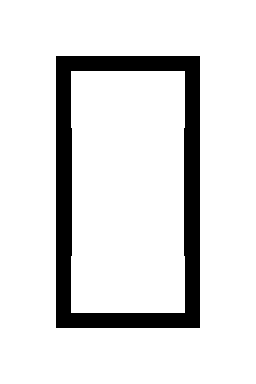

The image is a tile-based game level rendered from a .tmx file. Its description and complete source (layers, tilesets, objects, tile grids) follow:
An orthogonal 2x3 tile map with 128x128 px tiles, 1 tile layer (Tile Layer 1).

<map version="1.5" tiledversion="1.7.2" orientation="orthogonal" renderorder="right-down" width="2" height="3" tilewidth="128" tileheight="128" infinite="0" nextlayerid="2" nextobjectid="1">
 <tileset firstgid="1" name="g1" tilewidth="128" tileheight="128" tilecount="15" columns="0">
  <grid orientation="orthogonal" width="1" height="1" />
  <tile id="0">
   <image width="128" height="128" source="../tileset/0.bmp" />
  </tile>
  <tile id="1">
   <image width="128" height="128" source="../tileset/1.bmp" />
  </tile>
  <tile id="2">
   <image width="128" height="128" source="../tileset/2.bmp" />
  </tile>
  <tile id="3">
   <image width="128" height="128" source="../tileset/3.bmp" />
  </tile>
  <tile id="4">
   <image width="128" height="128" source="../tileset/4.bmp" />
  </tile>
  <tile id="5">
   <image width="128" height="128" source="../tileset/5.bmp" />
  </tile>
  <tile id="6">
   <image width="128" height="128" source="../tileset/6.bmp" />
  </tile>
  <tile id="7">
   <image width="128" height="128" source="../tileset/7.bmp" />
  </tile>
  <tile id="8">
   <image width="128" height="128" source="../tileset/8.bmp" />
  </tile>
  <tile id="9">
   <image width="128" height="128" source="../tileset/9.bmp" />
  </tile>
  <tile id="10">
   <image width="128" height="128" source="../tileset/10.bmp" />
  </tile>
  <tile id="11">
   <image width="128" height="128" source="../tileset/11.bmp" />
  </tile>
  <tile id="12">
   <image width="128" height="128" source="../tileset/12.bmp" />
  </tile>
  <tile id="13">
   <image width="128" height="128" source="../tileset/13.bmp" />
  </tile>
  <tile id="14">
   <image width="128" height="128" source="../tileset/14.bmp" />
  </tile>
 </tileset>
 <layer id="1" name="Tile Layer 1" width="2" height="3">
  <data encoding="csv">
8,9,
5,5,
7,10
</data>
 </layer>
</map>
